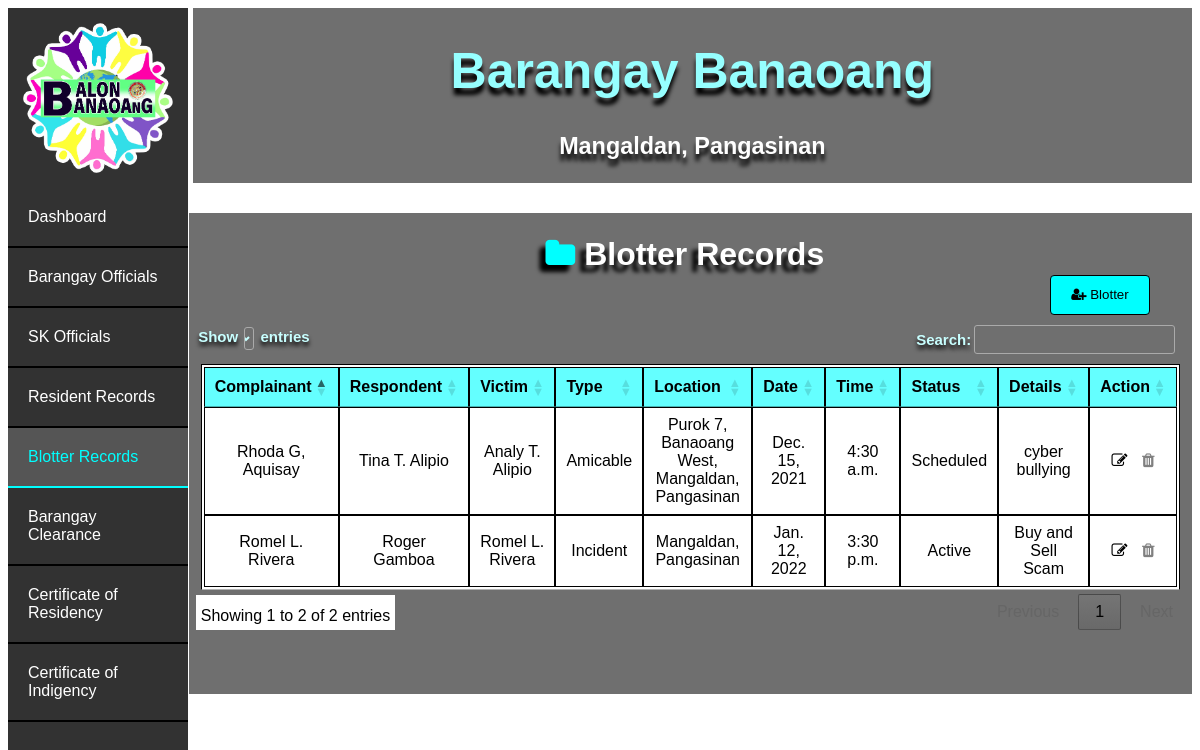
Screenshot of /list_blotters with the database file from the repository.
### bis/models.py (models this page shows)
class Blotter(models.Model):
    complainant = models.CharField(max_length=30)
    respondent = models.CharField(max_length=30)
    victim = models.CharField(max_length=30)
    types = models.CharField(max_length=30)
    location = models.CharField(max_length=30)
    date = models.DateField()
    time = models.TimeField()
    status = models.CharField(max_length=30)
    details = models.CharField(max_length=30)

### bis/views.py (the view)
# urls.py: path('list_blotters', views.list_blotters, name='list_blotters'),
def list_blotters(request):
    blotters = Blotter.objects.all()
    return render(request, 'list_blotters.html', { 'blotters_list' : blotters })

### bis/templates/list_blotters.html (shortened to what this page needs)
<!DOCTYPE html>
<html lang="en">
<head>
    {% load static %}
    <link rel="stylesheet" href="{% static 'index.css' %}">
    <link rel="stylesheet" type="text/css" href="//cdn.datatables.net/1.11.4/css/jquery.dataTables.min.css">
    <link rel="stylesheet" type="text/css" href="https://maxcdn.bootstrapcdn.com/font-awesome/4.7.0/css/font-awesome.min.css">
</head>
<body>
  <div class="banr">
    <div class="bant"><h1>Barangay Banaoang</h1></div>
    <div class="bant2"><h3>Mangaldan, Pangasinan</h3></div>
</div>
<ul>
  <div class="logo1"></div>
  <li><a href="index">Dashboard</a></li>
  <li><a href="list_officials">Barangay Officials</a></li>
  <li><a href="list_sks">SK Officials</a></li>
  <li><a href="list_residents">Resident Records</a></li>
  <li><a class="active" href="list_blotters">Blotter Records</a></li>
  <li><a href="list_residents_bc">Barangay Clearance</a></li>
  <li><a href="list_residents_cr">Certificate of Residency</a></li>
  <li><a href="list_residents_ci">Certificate of Indigency</a></li>
</ul>
<div class="cont">
  <h1 class="h"><i class="fa fa-folder" style="color: cyan;"></i> Blotter Records</h1>
  <a  href="create_blotters"><button class="ad"><i class="fa fa-user-plus"></i> Blotter</button></a>
    <table id="myTable" style="width: 98%;">
      <thead>
        <tr>
          <th>Complainant</th>
          <th>Respondent</th>
          <th>Victim</th>
          <th>Type</th>
          <th>Location</th>
          <th>Date</th>
          <th>Time</th>
          <th>Status</th>
          <th>Details</th>
          <th>Action</th>
        </tr>
      </thead>
      <tbody>
        {% for blotter in blotters_list %}
        <tr>
          <td>{{ blotter.complainant }}</td>
          <td>{{ blotter.respondent }}</td>
          <td>{{ blotter.victim }}</td>
          <td>{{ blotter.types }}</td>
          <td>{{ blotter.location }}</td>
          <td>{{ blotter.date }}</td>
          <td>{{ blotter.time }}</td>
          <td>{{ blotter.status }}</td>
          <td>{{ blotter.details }}</td>
          <td><a href="/edit_blotter/{{ blotter.pk }}"><i class="fa fa-edit"></i></a> <a href="/delete_blotter/{{ blotter.pk }}"onclick="return confirm('Are you sure you want to delete this item?')"> <i class="fa fa-trash"></i></a></td>
        </tr>
        {% endfor %}
      </table>
      </div>
</body>
</html>

### bis/static/index.css (style rules this page uses)
body { font-family: sans-serif; background-image: url("bg.jpg"); background-size: 100%; }
ul { list-style-type: none; margin: 0; padding:0; width: 15%; background-color:rgba(50, 50, 50); position: fixed; height: 100%; overflow: auto; }
li a { display: block; color:white; padding: 20px 20px; text-decoration: none; border-bottom:2px solid black; }
li a.active { background-color: #555; color: cyan; border-color: cyan; }
.logo1 { background-image: url("blogo.png"); background-repeat: no-repeat; background-size: 90%; background-position: center; padding:50%; }
.banr { float: right; background-color:rgba(50, 50, 50, 0.7); width: 84.4%; }
.bant { text-align: center; font-size: 25px; color: rgb(150, 255, 255); text-shadow: 0px 7px 4px #000000; }
.bant2 { font-size: 20px; text-align: center; color: white; text-shadow: 0px 7px 4px #000000; }
.cont { padding:2px ; margin-top: 2.5%; float: right; background-color:rgba(50, 50, 50, 0.7); width: 84.4%; overflow: auto; padding-bottom: 5%; }
table, th, td { background-color: white; border: 1px solid black; }
table { margin-left: 10%; width: 80%; padding: 2px; margin-bottom: 2.5%; margin-top: 2.5%; }
th { background-color: rgb(100, 255, 255); padding: 10px; }
td { padding: 5px; text-align: center; }
.h { text-align: center; color: white; margin-right: 1.1%; text-shadow: -6px 7px 4px #000000; }

### bis/templates/list_blotters.html (style rules this page uses)
.fa-edit { color:black; font-size: 25px; }
.fa-trash { margin-left: 10px; color:grey; font-size: 25px; }
.ad { float:right; width: 100px; height: 40px; background-color:cyan ; margin-top:-20px ; margin-right: 40px; border: 1px solid black; border-radius: 4px; color: black; }

### rows the page displays
Blotter: complainant "Romel L. Rivera", respondent "Roger Gamboa", victim "Romel L. Rivera", types "Incident", location "Mangaldan, Pangasinan", date "Jan. 12, 2022", time "3:30 p.m.", status "Active", details "Buy and Sell Scam"
Blotter: complainant "Rhoda G, Aquisay", respondent "Tina T. Alipio", victim "Analy T. Alipio", types "Amicable", location "Purok 7, Banaoang West, Mangaldan, Pangasinan", date "Dec. 15, 2021", time "4:30 a.m.", status "Scheduled", details "cyber bullying"
